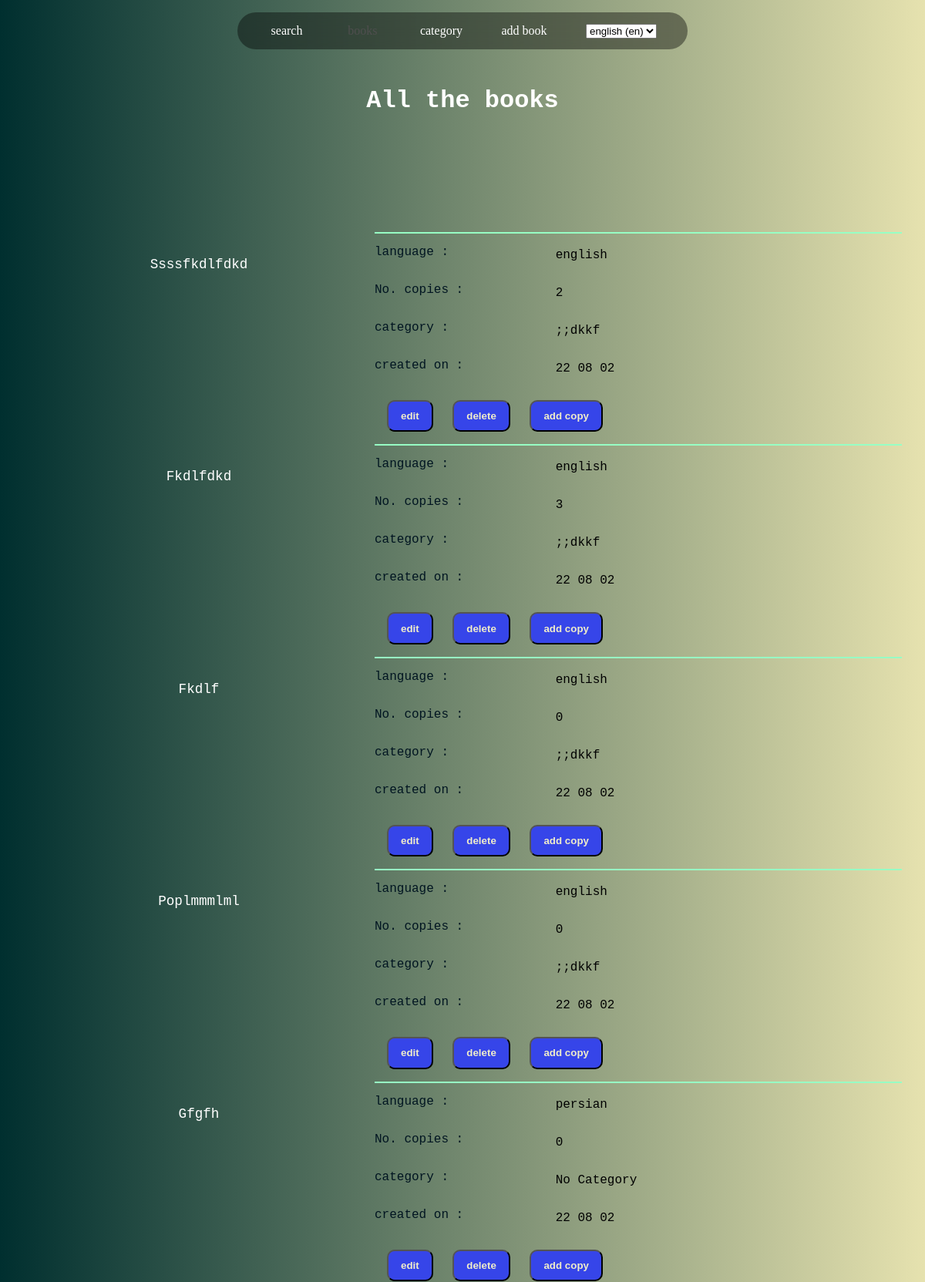
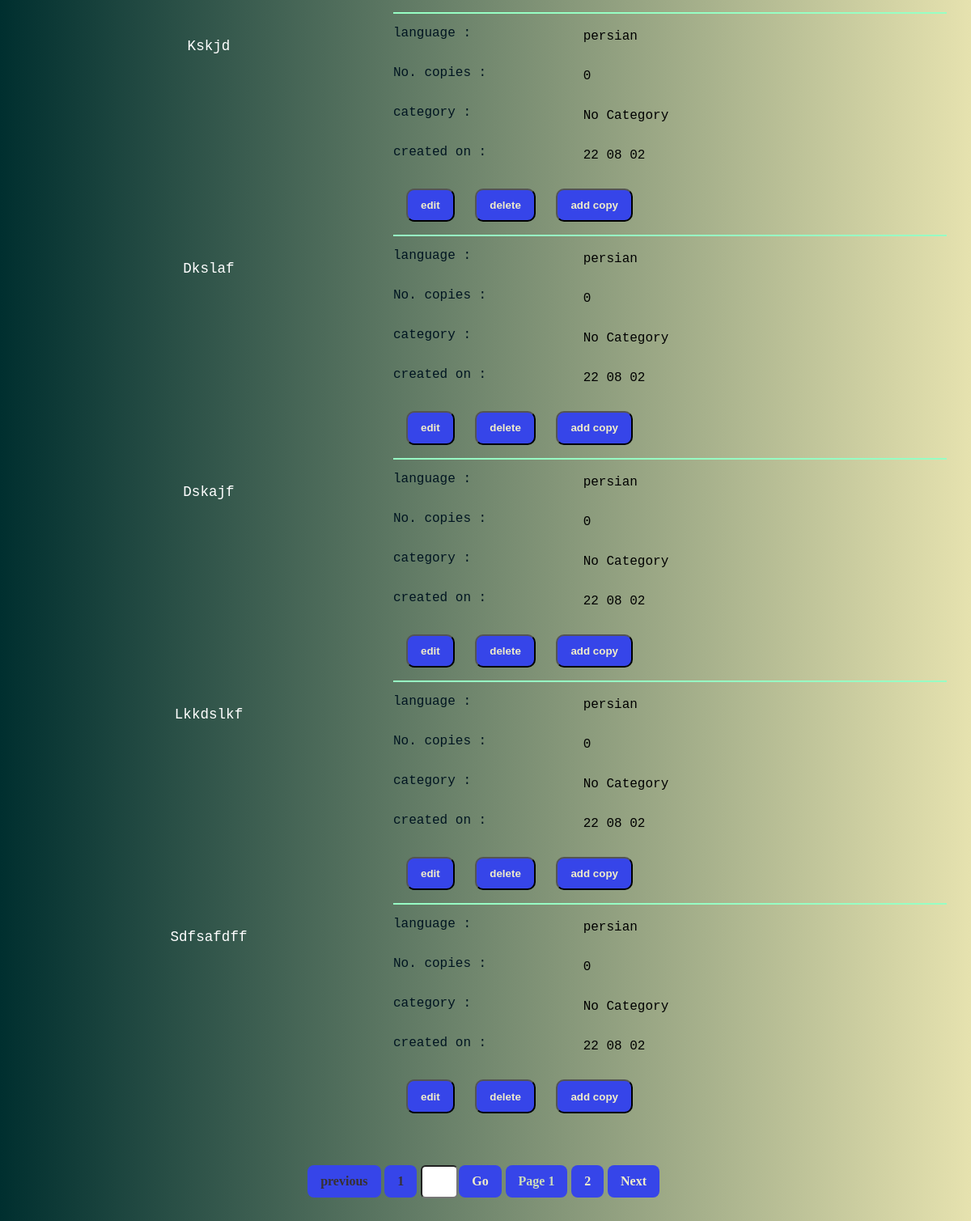
Screenshot of /en/books/ with the database file from the repository (2 pictures, top to bottom).
### books/models.py (models this page shows, shortened)
class Book(models.Model):
    title = models.CharField(
        max_length=250,
         unique=True,
         validators=[
            MinLengthValidator(2, 'must be at least 2 characters'),
        ]
        )
    slug = models.SlugField(unique=True, default=uuid.uuid1, blank=True)
    create_on = models.DateTimeField(auto_now_add=True, editable=False)
    update_on = models.DateTimeField(auto_now_add=True)
    category = models.ForeignKey('Category',on_delete = models.SET_NULL, null=True, blank=True,)
    language = models.CharField(max_length=10, choices = LANGUAGES, default='persian')
    class Meta:
        ordering = ['-update_on']
    def __str__(self):
        return self.title
    def get_view(self):
        return reverse('books:book', kwargs = {'pk' : self.id})
    def get_edit_view(self):
        return reverse('books:edit', kwargs = {'pk' : self.id})
    def get_delete_view(self):
        return reverse('books:delete', kwargs = {'pk' : self.id})
    def get_create_copy_view(self):
        return reverse('books:create_copy', kwargs = {'pk' : self.id})

class Category(models.Model):
    name = models.CharField(
        max_length = 200,
        unique = True,
        null = True,
        validators=[
            MinLengthValidator(2, _('must be at least 2 characters')),
        ],)
    sign = models.CharField(max_length = 1, blank=True, null=True, default=None)
    num = models.IntegerField(
        validators=[
            MinValueValidator(1), MaxValueValidator(20)
    ],
    default=None,
    blank=True,
    null = True,
    )
    create_on = models.DateTimeField(auto_now_add=True, editable=False)
    class Meta:
        ordering = ['-create_on']
    def __str__(self) -> str:
        return self.name

### books/views.py (the view)
# urls.py: path('', views.AllBooks.as_view(), name = 'all_books'),
class AllBooks(common_template, ListView):
    model = Book
    template_name = 'books/AllBooks.html'
    view = 'all'

### books/templatetags/custom_tags.py (called while the page is built)
def bookcopy (value, arg):
    if arg == 'number of copies':
        return len(BookCopy.objects.filter(book = value))
    return 'not found'

### library/help_classes.py (called while the page is built)
    def get_context_data(self, *args, **kwargs):
        ctx = super().get_context_data(**kwargs)
        ctx['view'] = self.view
        return ctx

### books/templates/books/AllBooks.html (shortened to what this page needs)
{% extends 'base.html' %}
{% load i18n %}
{% load custom_tags %}
{% block main %}
    <main class='container'>
        <div class='control header big-title center'>
            <h1 class='down-margin'>
            {% if view == 'all' %}
                {% translate "All the books" %}
            {% elif view == 'search' %}
                {% translate "Search" %}
            {% endif %}
            </h1>
        </div>
        {% for book in page_obj %}
            <article class='episode'>
                <a href="{{ book.get_view }}" class='book-article-link'>
                    <div class='episode__title'> {{ book|title }} </div>
                </a>
                <div>
                    <div class='episode__content'>
                        <div class='subject'> {% translate 'language :' %}</div>
                        <div class='subject__content'> <p> {{ book.language }} </p> </div>
                        <div class='subject'> {% translate 'No. copies :' %}</div>
                        <div class='subject__content'> <p> {{ book|bookcopy:'number of copies' }} </p> </div>
                        <div class='subject'> {% translate 'category :' %}</div>
                        <div class='subject__content'> <p> {{ book.category }} </p> </div>
                        <div class='subject'> {% translate 'created on :' %}</div>
                        <div class='subject__content'> <p> {{ book.create_on|date:'y m d'}} </p> </div>
                    </div>
                    <div class='control'>
                        <a href="{{ book.get_edit_view }}"><button > {% translate "edit" %} </button></a>
                        <a href="{{ book.get_delete_view }}"><button > {% translate "delete" %} </button></a>
                        <a href="{{ book.get_create_copy_view }}"><button > {% translate "add copy" %} </button></a>
                    </div>
                </div>
            </article>
        {% endfor %}
    </main>
{% endblock main %}
{% block footer %}
<footer>
    <div class="pagination">
        <form method="get" id='paginator'>
            <ul>
                {% if page_obj.has_previous %}
                    <a href="?page={{ page_obj.previous_page_number }}">
                        <li>{% translate "previous" %} </li></a>
                    <a href="?page=1">
                        <li>{% translate "1" %} </li></a>
                {% else %}
                    <a>
                        <li class="disabled">{% translate "previous" %}</li></a>
                    <a>
                        <li class="disabled"> 1 </li></a>
            {% endif %}
            <div class="page-forward">
                <input type='number' name='page' id='page' min='1' max='{{ page_obj.paginator.num_pages }}'> </div>
            <a type="button" onclick='paginatorSubmit({{ page_obj.paginator.num_pages }})'>
                <li>{% translate "Go" %}</li></a>
            <div>
                <li class="refrence"> {% translate "Page" %} {{ page_obj.number }} </li></div>
            {% if page_obj.has_next %}
                    <a href="?page={{ page_obj.paginator.num_pages }}">
                        <li>{{ page_obj.paginator.num_pages }}</li></a>
                    <a href="?page={{ page_obj.next_page_number }}">
                        <li class="">{% translate "Next" %} </li></a>
                    {% else %}
                    <a>
                        <li class="disabled">{{ page_obj.paginator.num_pages }}</li></a>
                    <a>
                        <li class="disabled">{% translate "Next" %} </li></a>
            {% endif %}
            </ul>
        </form>
    </div>
</footer>
{% endblock footer %}

### library/static/css/base.css (style rules this page uses)
*, *::before, *::after { box-sizing: border-box }
body { background-image: linear-gradient(-90deg, #E6E2AF 0%, #002F2F 100%); color: #fff; font-family: courier, sans-serif; margin: 0; }
p { margin: 0 0 13px 0; }
a { color: #fff; text-decoration: none; }

### library/static/css/nav.css (style rules this page uses)
* { margin: 0; padding: 0; list-style-type: none; }

### library/static/css/list_books.css (style rules this page uses)
.center { text-align: center; }
.container { width: 95%; max-width: 1220px; margin: 0 auto; }
.header { padding: 2rem 1rem 1.5rem; }
.episode { display: grid; grid-template-columns: 2fr 3fr; position: relative; justify-content: space-between; }
.episode__title { font-size: 1.1rem; font-weight: 400; padding: 2rem 1.2rem 1.5rem; position: sticky; top: 0; text-align: center; height: calc(10vw + 20px); transition: all 0.1s ease-in; }
.episode__content { border-top: 2px solid rgb(151, 255, 196); display: grid; grid-template-columns: 2fr 4fr; grid-gap: 10px; padding: 15px 0; }
.episode__content .subject { font-weight: 500; color: rgb(0, 21, 33); }
.episode__content .subject__content { font-size: 1rem; line-height: 26px; color: rgb(0, 0, 0); }
.control button { border-radius: 10px; padding: .7rem 1rem; color: #efecca; font-weight: bold; margin: 0rem 0rem 1rem 1rem; background-color: rgb(54, 69, 233); box-shadow: none; cursor: pointer; }
.big-title { margin-bottom: 4em; }
.down-margin { margin-bottom:2em; }

### library/static/css/paginator.css (style rules this page uses)
.pagination { display: flex; height: 100vh; align-items: center; flex-direction: column; font-family: serif; }
.pagination ul { list-style: none; padding: 0; margin: 3rem 0rem 0rem 0rem; display: flex; }
.pagination li { border-radius: 8px; padding: 0.7rem 1rem; margin: 0rem 0.3rem 0rem 0rem; color: #efecca; font-weight: bold; background-color: rgb(54, 69, 233); box-shadow: none; cursor: pointer; }
.pagination li.disabled { list-style: none; color: rgb(55, 49, 49); font-family: serif; padding: 0.7rem 1rem; margin: 0rem 0.3rem 0rem 0rem; cursor: default; }
.pagination li.refrence { list-style: none; color: rgb(204, 219, 186); font-family: serif; padding: 0.7rem 1rem; margin: 0rem 0.3rem 0rem 0rem; cursor: default; }
.pagination .page-forward { background-color: transparent; }
.page-forward input { width: 97%; padding: 0.7rem 0.1rem; margin: 0rem 0rem 0rem 0rem; box-sizing: border-box; border-radius: 6px; align-self: center; }

### rows the page displays
Book: title "Ssssfkdlfdkd", language "english", id "2", category ";;dkkf", create_on "22 08 02"
Book: title "Fkdlfdkd", language "english", id "3", category ";;dkkf", create_on "22 08 02"
Book: title "Fkdlf", language "english", id "0", category ";;dkkf", create_on "22 08 02"
Book: title "Poplmmmlml", language "english", id "0", category ";;dkkf", create_on "22 08 02"
Book: title "Gfgfh", language "persian", id "0", category "No Category", create_on "22 08 02"
Book: title "Kskjd", language "persian", id "0", category "No Category", create_on "22 08 02"
Book: title "Dkslaf", language "persian", id "0", category "No Category", create_on "22 08 02"
Book: title "Dskajf", language "persian", id "0", category "No Category", create_on "22 08 02"
Book: title "Lkkdslkf", language "persian", id "0", category "No Category", create_on "22 08 02"
Book: title "Sdfsafdff", language "persian", id "0", category "No Category", create_on "22 08 02"

### other values shown
{{ page_obj.number }} "1"
{{ page_obj.paginator.num_pages }} "2"
